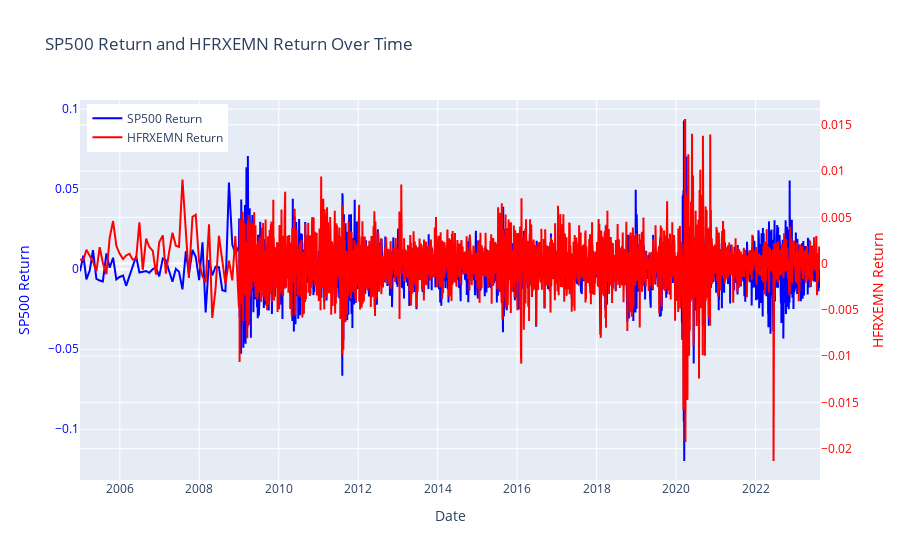
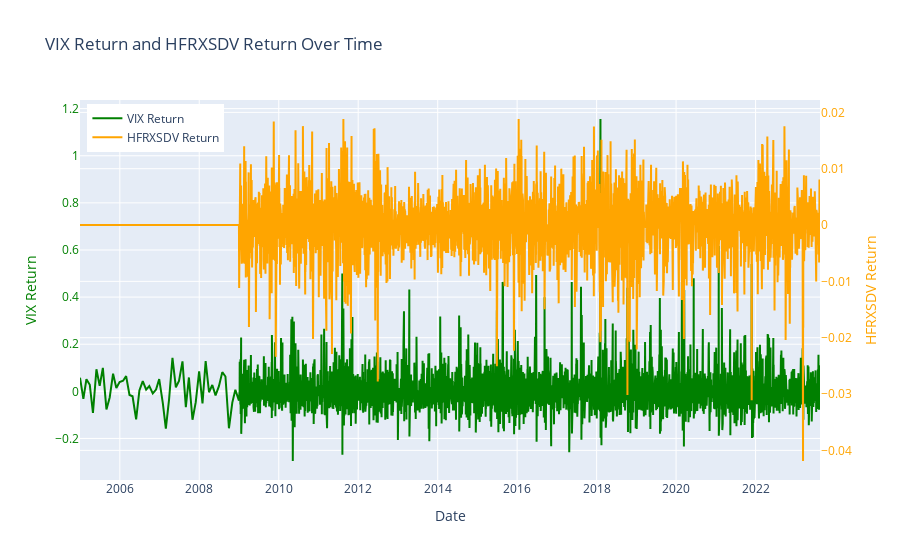
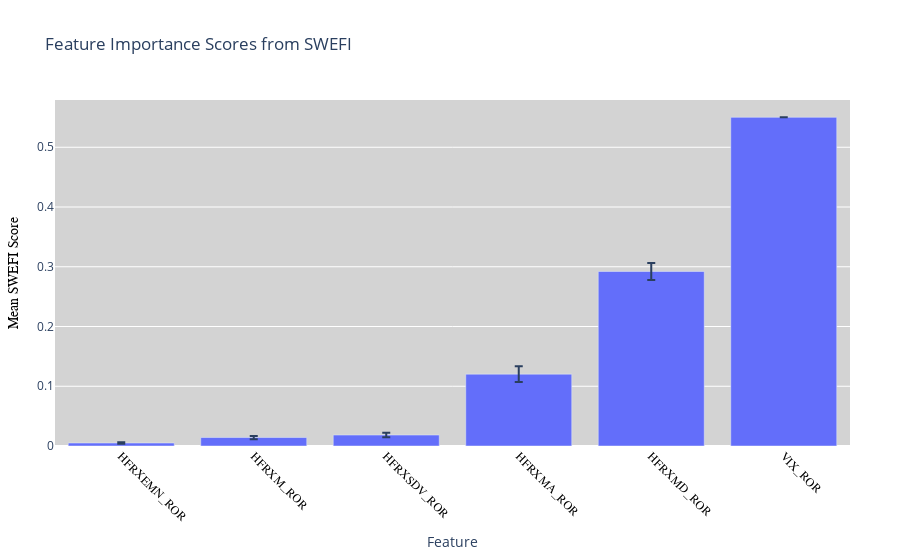

These figures' notebook cell, in order:
### Code cell
import plotly.graph_objects as go
import plotly.express as px

# ------------------ Figure 1: SP500 Return and HFRXEMN_ROR Over Time ------------------
# This figure plots SP500_Return on the primary y-axis and HFRXEMN_ROR on a secondary y-axis.
fig1 = go.Figure()

fig1.add_trace(go.Scatter(
    x=df.index, 
    y=df['SP500_Return'],
    mode='lines',
    name='SP500 Return',
    line=dict(color='blue')
))

fig1.add_trace(go.Scatter(
    x=df.index, 
    y=df['HFRXEMN_ROR'],
    mode='lines',
    name='HFRXEMN Return',
    line=dict(color='red'),
    yaxis="y2"
))

fig1.update_layout(
    title="SP500 Return and HFRXEMN Return Over Time",
    xaxis_title="Date",
    yaxis=dict(
        title="SP500 Return",
        titlefont=dict(color="blue"),
        tickfont=dict(color="blue")
    ),
    yaxis2=dict(
        title="HFRXEMN Return",
        titlefont=dict(color="red"),
        tickfont=dict(color="red"),
        overlaying="y",
        side="right"
    ),
    legend=dict(x=0.01, y=0.99)
)
fig1.show()

# ------------------ Figure 2: VIX Return and HFRXSDV_ROR Over Time ------------------
# This figure plots VIX_ROR on the primary y-axis and HFRXSDV_ROR on a secondary y-axis.
fig2 = go.Figure()

fig2.add_trace(go.Scatter(
    x=df.index, 
    y=df['VIX_ROR'],
    mode='lines',
    name='VIX Return',
    line=dict(color='green')
))

fig2.add_trace(go.Scatter(
    x=df.index, 
    y=df['HFRXSDV_ROR'],
    mode='lines',
    name='HFRXSDV Return',
    line=dict(color='orange'),
    yaxis="y2"
))

fig2.update_layout(
    title="VIX Return and HFRXSDV Return Over Time",
    xaxis_title="Date",
    yaxis=dict(
        title="VIX Return",
        titlefont=dict(color="green"),
        tickfont=dict(color="green")
    ),
    yaxis2=dict(
        title="HFRXSDV Return",
        titlefont=dict(color="orange"),
        tickfont=dict(color="orange"),
        overlaying="y",
        side="right"
    ),
    legend=dict(x=0.01, y=0.99)
)
fig2.show()

# ------------------ Figure 3: Feature Importance Scores from SWEFI ------------------
# Here, we plot the mean feature importance scores with error bars showing standard deviation.
# Adjust the column names if your SWEFI result DataFrame differs.
if not swefi_scores_hf.empty:
    fig3 = go.Figure(data=[
        go.Bar(
            name="SWEFI Score",
            x=swefi_scores_hf.index,
            y=swefi_scores_hf['mean(SWEFI)'],
            error_y=dict(
                type='data',
                array=swefi_scores_hf['std(SWEFI)']
            )
        )
    ])
    
    fig3.update_layout(
        title="Feature Importance Scores from SWEFI",
        xaxis_title="Feature",
        yaxis_title="Mean SWEFI Score",
        barmode='group',
        xaxis=dict(
            tickangle=45,
            tickfont=dict(
                family='Arial',
                size=12,
                color='black'
            )
        ),
        yaxis=dict(
            titlefont=dict(
                family='Arial',
                size=14,
                color='black'
            )
        ),
        margin=dict(l=50, r=50, b=100, t=100),
        paper_bgcolor='white',
        plot_bgcolor='lightgrey'
    )
    fig3.show()
else:
    print("No feature importance scores available to plot.")

### Figure 1 — Plotly figure (JSON) as saved in the notebook; plotly's stock layout.template omitted (floating-point values rounded to 4 significant figures; data arrays with more than 128 entries replaced by an {"elided": "..."} marker saying what was removed)
{"data": [{"line": {"color": "blue"}, "mode": "lines", "name": "SP500 Return", "type": "scatter", "x": {"elided": "3725 str values"}, "y": {"elided": "3725 float values"}}, {"line": {"color": "red"}, "mode": "lines", "name": "HFRXEMN Return", "type": "scatter", "x": {"elided": "3725 str values"}, "y": {"elided": "3725 float values"}, "yaxis": "y2"}], "layout": {"legend": {"x": 0.01, "y": 0.99}, "title": {"text": "SP500 Return and HFRXEMN Return Over Time"}, "xaxis": {"title": {"text": "Date"}}, "yaxis": {"tickfont": {"color": "blue"}, "title": {"font": {"color": "blue"}, "text": "SP500 Return"}}, "yaxis2": {"overlaying": "y", "side": "right", "tickfont": {"color": "red"}, "title": {"font": {"color": "red"}, "text": "HFRXEMN Return"}}}}

### Figure 2 — Plotly figure (JSON) as saved in the notebook; plotly's stock layout.template omitted (floating-point values rounded to 4 significant figures; data arrays with more than 128 entries replaced by an {"elided": "..."} marker saying what was removed)
{"data": [{"line": {"color": "green"}, "mode": "lines", "name": "VIX Return", "type": "scatter", "x": {"elided": "3725 str values"}, "y": {"elided": "3725 float values"}}, {"line": {"color": "orange"}, "mode": "lines", "name": "HFRXSDV Return", "type": "scatter", "x": {"elided": "3725 str values"}, "y": {"elided": "3725 float values"}, "yaxis": "y2"}], "layout": {"legend": {"x": 0.01, "y": 0.99}, "title": {"text": "VIX Return and HFRXSDV Return Over Time"}, "xaxis": {"title": {"text": "Date"}}, "yaxis": {"tickfont": {"color": "green"}, "title": {"font": {"color": "green"}, "text": "VIX Return"}}, "yaxis2": {"overlaying": "y", "side": "right", "tickfont": {"color": "orange"}, "title": {"font": {"color": "orange"}, "text": "HFRXSDV Return"}}}}

### Figure 3 — Plotly figure (JSON) as saved in the notebook; plotly's stock layout.template omitted (floating-point values rounded to 4 significant figures)
{"data": [{"error_y": {"array": [0.001249, 0.002708, 0.003812, 0.01325, 0.01429, 2.779e-18], "type": "data"}, "name": "SWEFI Score", "type": "bar", "x": ["HFRXEMN_ROR", "HFRXM_ROR", "HFRXSDV_ROR", "HFRXMA_ROR", "HFRXMD_ROR", "VIX_ROR"], "y": [0.004973, 0.01419, 0.01833, 0.1203, 0.2921, 0.5501]}], "layout": {"barmode": "group", "margin": {"b": 100, "l": 50, "r": 50, "t": 100}, "paper_bgcolor": "white", "plot_bgcolor": "lightgrey", "title": {"text": "Feature Importance Scores from SWEFI"}, "xaxis": {"tickangle": 45, "tickfont": {"color": "black", "family": "Arial", "size": 12}, "title": {"text": "Feature"}}, "yaxis": {"title": {"font": {"color": "black", "family": "Arial", "size": 14}, "text": "Mean SWEFI Score"}}}}
